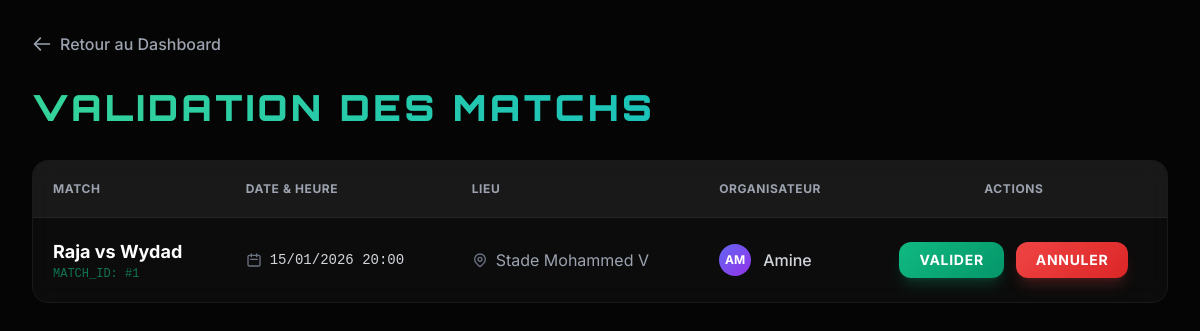
/admin/validate_match.php (signed in), run on the app's committed database.
### tables this page shows
CREATE TABLE matches (
    id INT AUTO_INCREMENT PRIMARY KEY,
    organisateur_id INT NOT NULL,
    equipe1 VARCHAR(100) NOT NULL,
    equipe2 VARCHAR(100) NOT NULL,
    logo_equipe1 VARCHAR(255),
    logo_equipe2 VARCHAR(255),
    date_heure DATETIME NOT NULL,
    lieu VARCHAR(150) NOT NULL,
    duree INT DEFAULT 90,
    nb_places_total INT CHECK (nb_places_total <= 2000),
    statut ENUM('en_attente','valide','refuse') DEFAULT 'en_attente',
    note_moyenne DECIMAL(3,2) DEFAULT 0,
    created_at DATETIME DEFAULT CURRENT_TIMESTAMP,
    constraint fk_user FOREIGN KEY (organisateur_id) REFERENCES users(id)
);

CREATE TABLE users (
    id INT AUTO_INCREMENT PRIMARY KEY,
    nom VARCHAR(100) NOT NULL,
    email VARCHAR(150) NOT NULL UNIQUE,
    password VARCHAR(255) NOT NULL,
    role ENUM('acheteur','organisateur','admin') NOT NULL,
    is_active BOOLEAN DEFAULT TRUE,
    date_creation DATETIME DEFAULT CURRENT_TIMESTAMP
);

### config/dataBase.php (called while the page is built, shortened)
<?php
class Database {
    private static $host = "localhost";
    private static $db_name = "BuyMatch";
    private static $username = "root";
    private static $password = "";
    private static $conn = null;
    public static function connect(){
        if (self::$conn === null) {
            try {
                self::$conn = new PDO(
                    "mysql:host=" . self::$host . ";dbname=" . self::$db_name . ";charset=utf8mb4",
                    self::$username,
                    self::$password
                );
                self::$conn->setAttribute(PDO::ATTR_ERRMODE, PDO::ERRMODE_EXCEPTION);
                self::$conn->setAttribute(PDO::ATTR_DEFAULT_FETCH_MODE, PDO::FETCH_ASSOC);
            } catch (PDOException $e) {
                die("Erreur de connexion : " . $e->getMessage());
            }
        }
        return self::$conn;
    }
}
?>

### classes/Admin.php (called while the page is built, shortened)
<?php
require_once __DIR__ . "/../config/database.php";
class Admin extends User {
    protected PDO $db;
    public function __construct(int $id,string $nom,string $email,?string $password = null,bool $estActif = true) {
        $this->db = Database::connect();
    }
    public function listerMatchsEnAttente(): array {
        $stmt = $this->db->prepare("
            select m.id,m.equipe1,m.equipe2,m.logo_equipe1,m.logo_equipe2,m.date_heure,m.lieu,u.nom as organisateur
            from matches m
            join users u on m.organisateur_id=u.id
            where m.statut ='en_attente'
            order by m.date_heure asc
        ");
        $stmt->execute();
        return $stmt->fetchAll();
    }
}

### admin/validate_match.php (the view, shortened to what this page needs)
<?php
require_once "../config/database.php";
require_once "../classes/Admin.php";
$db = Database::connect();
$stmt = $db->prepare("SELECT nom, email FROM users WHERE id = ?");
$stmt->execute([$_SESSION['user_id']]);
$user = $stmt->fetch();
$admin = new Admin($_SESSION['user_id'],$user['nom'],$user['email'],'');
$matchs = $admin->listerMatchsEnAttente();
?>
<!DOCTYPE html>
<html lang="fr">
<head>
    <script src="https://cdn.tailwindcss.com"></script>
</head>
<body class="min-h-screen p-4 md:p-8">
<div class="max-w-6xl mx-auto">
    <div class="mb-8 flex items-center justify-between">
        <a href="dashbord.php" class="flex items-center gap-2 text-gray-400 hover:text-white transition-colors group">
            <svg xmlns="http://www.w3.org/2000/svg" class="h-5 w-5 transform group-hover:-translate-x-1 transition-transform" fill="none" viewBox="0 0 24 24" stroke="currentColor">
                <path stroke-linecap="round" stroke-linejoin="round" stroke-width="2" d="M10 19l-7-7m0 0l7-7m-7 7h18" />
            </svg>
            <span class="font-medium">Retour au Dashboard</span>
        </a>
    </div>
    <h1 class="text-3xl md:text-4xl font-black mb-8 sport-title bg-clip-text text-transparent bg-gradient-to-r from-emerald-400 to-cyan-500">
    </h1>
    <?php if (empty($matchs)): ?>
        <div class="glass-card p-12 rounded-2xl text-center border-dashed border-2 border-emerald-500/20">
            <div class="inline-flex p-4 rounded-full bg-emerald-500/10 mb-4 status-dot">
                <svg xmlns="http://www.w3.org/2000/svg" class="h-12 w-12 text-emerald-500" fill="none" viewBox="0 0 24 24" stroke="currentColor">
                    <path stroke-linecap="round" stroke-linejoin="round" stroke-width="2" d="M5 13l4 4L19 7" />
                </svg>
            </div>
            <h2 class="text-xl font-bold mb-2">Tout est à jour !</h2>
            <p class="text-gray-400">Il n'y a aucun match en attente de validation pour le moment.</p>
        </div>
    <?php else: ?>
        <div class="glass-card rounded-2xl border border-white/5 overflow-hidden">
            <div class="overflow-x-auto">
                <table class="w-full text-left">
                    <thead class="bg-white/5 border-b border-white/5">
                        <tr>
                            <th class="p-5 text-xs font-bold uppercase tracking-wider text-gray-400">Match</th>
                            <th class="p-5 text-xs font-bold uppercase tracking-wider text-gray-400">Date & Heure</th>
                            <th class="p-5 text-xs font-bold uppercase tracking-wider text-gray-400">Lieu</th>
                            <th class="p-5 text-xs font-bold uppercase tracking-wider text-gray-400">Organisateur</th>
                            <th class="p-5 text-xs font-bold uppercase tracking-wider text-center text-gray-400">Actions</th>
                        </tr>
                    </thead>
                    <tbody class="divide-y divide-white/5">
                    <?php foreach ($matchs as $m): ?>
                        <tr class="hover:bg-white/5 transition-colors group">
                            <td class="p-5">
                                <div class="flex flex-col">
                                    <span class="text-lg font-bold text-white group-hover:text-emerald-400 transition-colors">
                                        <?= htmlspecialchars($m['equipe1']) ?> vs <?= htmlspecialchars($m['equipe2']) ?>
                                    </span>
                                    <span class="text-xs text-emerald-500/60 font-mono">MATCH_ID: #<?= $m['id'] ?></span>
                                </div>
                            </td>
                            <td class="p-5">
                                <div class="flex items-center gap-2 text-gray-300">
                                    <svg xmlns="http://www.w3.org/2000/svg" class="h-4 w-4 text-gray-500" fill="none" viewBox="0 0 24 24" stroke="currentColor">
                                        <path stroke-linecap="round" stroke-linejoin="round" stroke-width="2" d="M8 7V3m8 4V3m-9 8h10M5 21h14a2 2 0 002-2V7a2 2 0 00-2-2H5a2 2 0 00-2 2v12a2 2 0 002 2z" />
                                    </svg>
                                    <span class="font-mono text-sm"><?= date('d/m/Y H:i', strtotime($m['date_heure'])) ?></span>
                                </div>
                            </td>
                            <td class="p-5 text-gray-400">
                                <div class="flex items-center gap-2">
                                    <?= htmlspecialchars($m['lieu']) ?>
                                </div>
                            </td>
                            <td class="p-5">
                                <div class="flex items-center gap-3">
                                    <div class="h-8 w-8 rounded-full bg-gradient-to-br from-indigo-500 to-purple-600 flex items-center justify-center text-xs font-bold text-white uppercase">
                                        <?= substr(htmlspecialchars($m['organisateur']), 0, 2) ?>
                                    </div>
                                    <span class="text-gray-300 font-medium"><?= htmlspecialchars($m['organisateur']) ?></span>
                                </div>
                            </td>
                            <td class="p-5">
                                <form method="POST" class="flex justify-center gap-3">
                                    <button name="action" value="valide"
                                            class="btn-gradient-green text-white px-5 py-2 rounded-xl text-sm font-bold shadow-lg shadow-emerald-500/20 hover:scale-105 active:scale-95 uppercase tracking-wider">
                                        Valider
                                    </button>
                                    <button name="action" value="annule"
                                            class="btn-gradient-red text-white px-5 py-2 rounded-xl text-sm font-bold shadow-lg shadow-red-500/20 hover:scale-105 active:scale-95 uppercase tracking-wider">
                                        Annuler
                                    </button>
                                </form>
                            </td>
                        </tr>
                    <?php endforeach; ?>
                    </tbody>
                </table>
            </div>
        </div>
    <?php endif; ?>
</div>
</body>
</html>

### admin/validate_match.php (style rules this page uses)
body { background-color: #050505; color: #e5e7eb; font-family: 'Inter', sans-serif; }
.sport-title { font-family: 'Orbitron', sans-serif; letter-spacing: 0.1em; text-transform: uppercase; }
.glass-card { background: rgba(255, 255, 255, 0.03); backdrop-filter: blur(12px); border: 1px solid rgba(255, 255, 255, 0.05); }
.btn-gradient-green { background: linear-gradient(135deg, #10b981 0%, #059669 100%); transition: all 0.3s ease; }
.btn-gradient-red { background: linear-gradient(135deg, #ef4444 0%, #dc2626 100%); transition: all 0.3s ease; }

### data on the page
matches: equipe1 "Raja", equipe2 "Wydad", id "1", date_heure "15/01/2026 20:00", lieu "Stade Mohammed V", organisateur.nom "AM", organisateur.nom "Amine"
